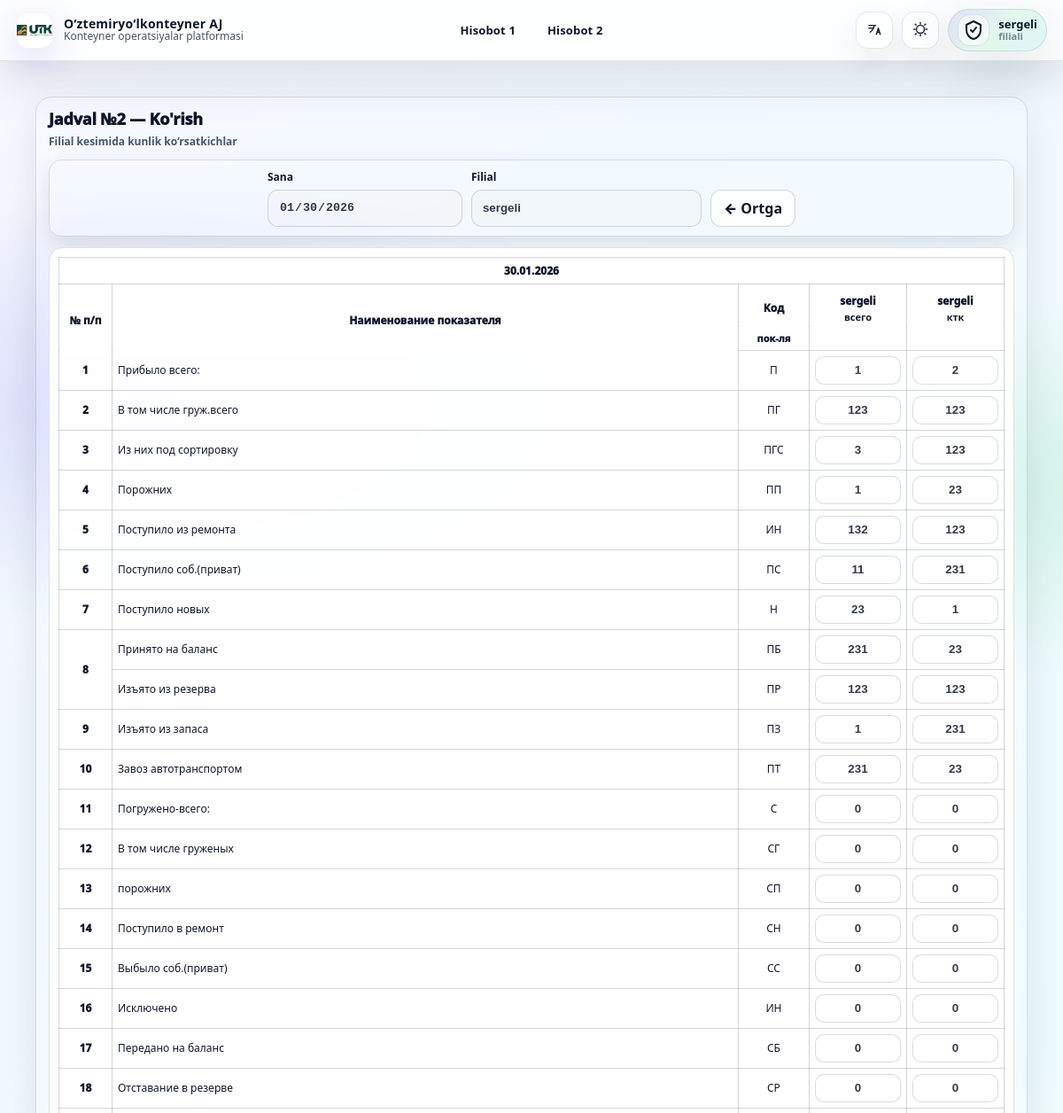
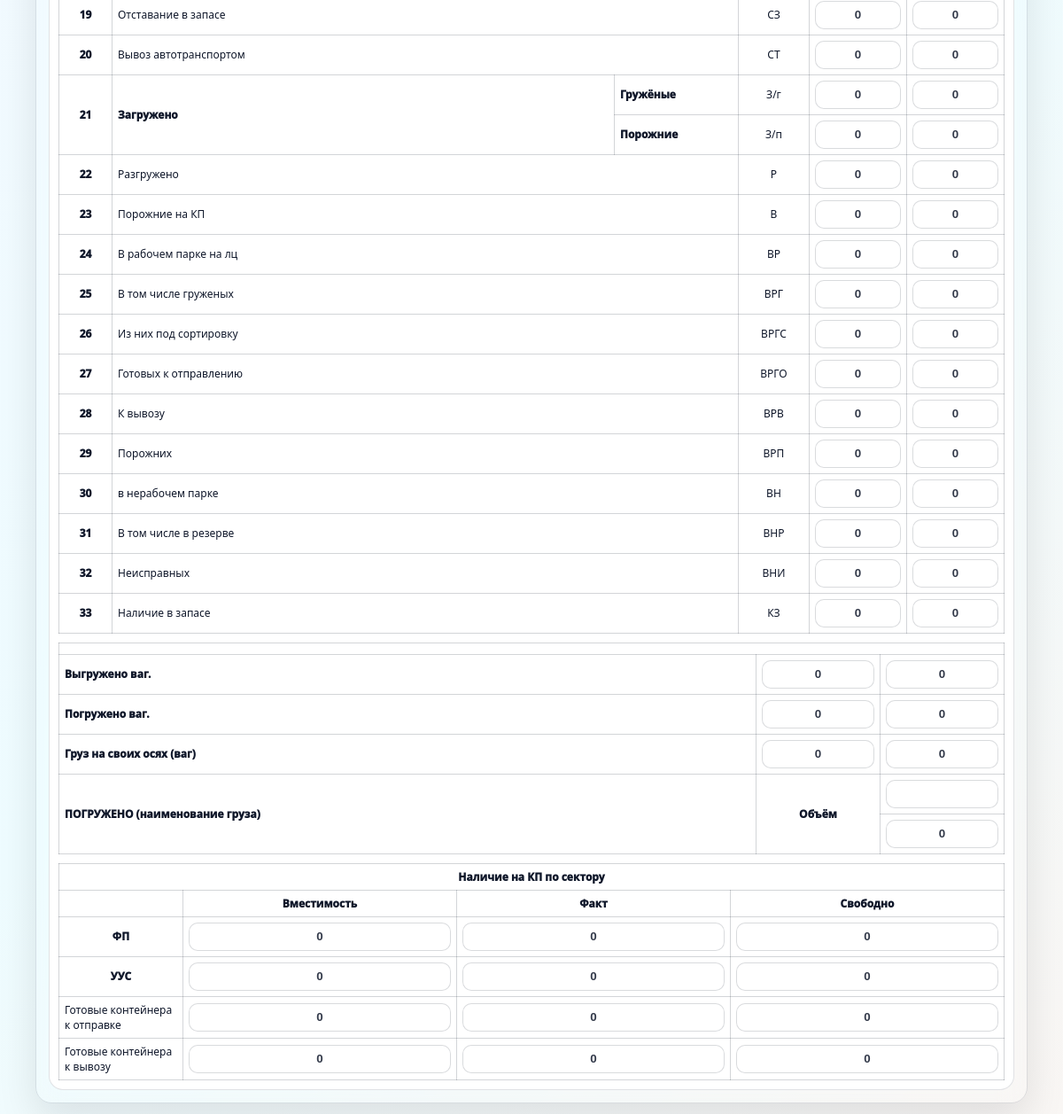
The page /station/table-2/view/2026-01-30/ (signed in) on the database its author committed (2 pictures, top to bottom).
### reports/models.py (models this page shows, shortened)
class StationDailyTable2(models.Model):
    station_user = models.ForeignKey(
        User,
        on_delete=models.CASCADE,
        related_name='station_table2_reports'
    )
    date = models.DateField(null=True,blank=True)
    data = models.JSONField(default=dict, blank=True)
    submitted_at = models.DateTimeField(null=True, blank=True, auto_now_add=True)
    class Meta:
        unique_together = ('station_user', 'date')
        ordering = ['-date']

### reports/views.py (the view)
# urls.py: path('station/table-2/view/<str:date_str>/', station_table_2_view, name='station_table_2_view'),
@login_required
def station_table_2_view(request, date_str):
    if request.user.is_staff or request.user.is_superuser:
        return redirect("admin_table2_reports")
    d = _parse_date(date_str)
    obj = StationDailyTable2.objects.filter(station_user=request.user, date=d).first()
    return render(request, "station_table_2_create.html", {
        "date": d,
        "obj": obj,
        "station_name": request.user.username,
        "rows_def": TABLE2_ROWS,
        "mode": "view",
        "bottom": TABLE2_BOTTOM_FIELDS,
        "r22_keys": {
            "g_total": R22_G_TOTAL, "g_ktk": R22_G_KTK,
            "p_total": R22_P_TOTAL, "p_ktk": R22_P_KTK,
        }
    })

### templates/station_table_2_create.html (shortened to what this page needs)
{% extends "base.html" %}
{% load report_extras %}
{% block content %}
<div class="t2-page">
  <div class="t2-shell">
    <div class="t2-card">
      <div class="t2-head">
        <div>
          <h2 class="t2-title">
            Jadval №2 — {% if mode == 'view' %}Ko'rish{% else %}Yaratish/Tahrirlash{% endif %}
          </h2>
          <div class="t2-sub">Filial kesimida kunlik ko‘rsatkichlar</div>
        </div>
      </div>
      <form id="t2form" method="post">
        <div class="t2-controls">
          <div class="t2-field">
            <label>Sana</label>
            <input class="t2-input" type="date" name="date" value="{{ date|date:'Y-m-d' }}" {% if mode == 'view' %}disabled{% endif %}>
          </div>
          <div class="t2-field" style="min-width:260px;">
            <label>Filial</label>
            <input class="t2-input" value="{{ station_name }}" disabled>
          </div>
          <div class="t2-actions">
            <a href="{% url 'station_table_2_list' %}" class="t2-btn">← Ortga</a>
          </div>
        </div>
        <div class="t2-wrap">
          <table class="t2-table">
            <colgroup>
              <col style="width:60px;">
              <col>
              <col style="width:140px;">
              <col style="width:80px;">
              <col style="width:110px;">
              <col style="width:110px;">
            </colgroup>
            <thead>
              <tr><th colspan="6" class="t2-headDate">{{ date|date:"d.m.Y" }}</th></tr>
              <tr>
                <th class="t2-center t2-bold" rowspan="2">№ п/п</th>
                <th class="t2-center t2-bold" colspan="2" rowspan="2">Наименование показателя</th>
                <th class="t2-center t2-bold">Код</th>
                <th class="t2-center t2-bold">{{ station_name }}<div style="font-size:11px;font-weight:900;margin-top:2px;">всего</div></th>
                <th class="t2-center t2-bold">{{ station_name }}<div style="font-size:11px;font-weight:900;margin-top:2px;">ктк</div></th>
              </tr>
              <tr>
                <th class="t2-center t2-bold" style="font-size:11px;">пок-ля</th>
                <th class="t2-center t2-bold" style="font-size:11px;"></th>
                <th class="t2-center t2-bold" style="font-size:11px;"></th>
              </tr>
            </thead>
            <tbody>
              {% for n,label,code,k_total,k_ktk in rows_def %}
                {% if n == 8 %}
                  <tr>
                    <td class="t2-center t2-bold" rowspan="2">8</td>
                    <td colspan="2">{{ label }}</td>
                    <td class="t2-center">{{ code }}</td>
                    <td class="t2-center"><input class="t2-cell-input" name="{{ k_total }}" value="{{ obj|data_val:k_total }}" {% if mode == 'view' %}disabled{% endif %}></td>
                    <td class="t2-center"><input class="t2-cell-input" name="{{ k_ktk }}" value="{{ obj|data_val:k_ktk }}" {% if mode == 'view' %}disabled{% endif %}></td>
                  </tr>
                  {% for n2,label2,code2,k_total2,k_ktk2 in rows_def %}
                    {% if n2 == 9 %}
                      <tr>
                        <td colspan="2">{{ label2 }}</td>
                        <td class="t2-center">{{ code2 }}</td>
                        <td class="t2-center"><input class="t2-cell-input" name="{{ k_total2 }}" value="{{ obj|data_val:k_total2 }}" {% if mode == 'view' %}disabled{% endif %}></td>
                        <td class="t2-center"><input class="t2-cell-input" name="{{ k_ktk2 }}" value="{{ obj|data_val:k_ktk2 }}" {% if mode == 'view' %}disabled{% endif %}></td>
                      </tr>
                    {% endif %}
                  {% endfor %}
                {% elif n == 9 %}
                {% elif n == 22 %}
                  <tr>
                    <td class="t2-center t2-bold" rowspan="2">21</td>
                    <td class="t2-bold" rowspan="2">Загружено</td>
                    <td class="t2-bold">Гружёные</td>
                    <td class="t2-center">З/г</td>
                    <td class="t2-center"><input class="t2-cell-input" name="{{ k_total }}" value="{{ obj|data_val:k_total }}" {% if mode == 'view' %}disabled{% endif %}></td>
                    <td class="t2-center"><input class="t2-cell-input" name="{{ k_ktk }}" value="{{ obj|data_val:k_ktk }}" {% if mode == 'view' %}disabled{% endif %}></td>
                  </tr>
                  <tr>
                    <td class="t2-bold">Порожние</td>
                    <td class="t2-center">З/п</td>
                    <td class="t2-center"><input class="t2-cell-input" name="r22p_total" value="{{ obj|data_val:'r22p_total' }}" {% if mode == 'view' %}disabled{% endif %}></td>
                    <td class="t2-center"><input class="t2-cell-input" name="r22p_ktk" value="{{ obj|data_val:'r22p_ktk' }}" {% if mode == 'view' %}disabled{% endif %}></td>
                  </tr>
                {% else %}
                  <tr>
                    <td class="t2-center t2-bold">{% if n >= 10 %}{{ n|add:"-1" }}{% else %}{{ n }}{% endif %}</td>
                    <td colspan="2">{{ label }}</td>
                    <td class="t2-center">{{ code }}</td>
                    <td class="t2-center"><input class="t2-cell-input" name="{{ k_total }}" value="{{ obj|data_val:k_total }}" {% if mode == 'view' %}disabled{% endif %}></td>
                    <td class="t2-center"><input class="t2-cell-input" name="{{ k_ktk }}" value="{{ obj|data_val:k_ktk }}" {% if mode == 'view' %}disabled{% endif %}></td>
                  </tr>
                {% endif %}
              {% endfor %}
            </tbody>
          </table>
          <table class="t2-table" style="margin-top:10px; min-width: 740px;">
            <colgroup><col><col style="width:140px;"><col style="width:140px;"></colgroup>
            <thead><tr><th colspan="3" class="t2-secTitle"></th></tr></thead>
            <tbody>
              <tr>
                <td class="t2-bold">Выгружено ваг.</td>
                <td class="t2-center"><input class="t2-cell-input" name="{{ bottom.vygr_wag_ktk }}" value="{{ obj|data_val:bottom.vygr_wag_ktk }}" {% if mode == 'view' %}disabled{% endif %}></td>
                <td class="t2-center"><input class="t2-cell-input" name="{{ bottom.vygr_tonn }}" value="{{ obj|data_val:bottom.vygr_tonn }}" {% if mode == 'view' %}disabled{% endif %}></td>
              </tr>
              <tr>
                <td class="t2-bold">Погружено ваг.</td>
                <td class="t2-center"><input class="t2-cell-input" name="{{ bottom.pogr_wag_ktk }}" value="{{ obj|data_val:bottom.pogr_wag_ktk }}" {% if mode == 'view' %}disabled{% endif %}></td>
                <td class="t2-center"><input class="t2-cell-input" name="{{ bottom.pogr_tonn }}" value="{{ obj|data_val:bottom.pogr_tonn }}" {% if mode == 'view' %}disabled{% endif %}></td>
              </tr>
              <tr>
                <td class="t2-danger">Груз на своих осях (ваг)</td>
                <td class="t2-center"><input class="t2-cell-input" name="{{ bottom.os_wag_ktk }}" value="{{ obj|data_val:bottom.os_wag_ktk }}" {% if mode == 'view' %}disabled{% endif %}></td>
                <td class="t2-center"><input class="t2-cell-input" name="{{ bottom.os_tonn }}" value="{{ obj|data_val:bottom.os_tonn }}" {% if mode == 'view' %}disabled{% endif %}></td>
              </tr>
              <tr>
                <td rowspan="2" class="t2-bold">ПОГРУЖЕНО (наименование груза)</td>
                <td rowspan="2" class="t2-center t2-bold">Объём</td>
                <td class="t2-center"><input class="t2-cell-input" name="{{ bottom.cargo_name }}" value="{{ obj|data_val:bottom.cargo_name }}" {% if mode == 'view' %}disabled{% endif %}></td>
              </tr>
              <tr>
                <td class="t2-center"><input class="t2-cell-input" name="{{ bottom.cargo_volume }}" value="{{ obj|data_val:bottom.cargo_volume }}" {% if mode == 'view' %}disabled{% endif %}></td>
              </tr>
            </tbody>
          </table>
          <table class="t2-table" style="margin-top:10px; min-width: 760px;">
            <colgroup><col style="width:140px;"><col><col><col></colgroup>
            <thead>
              <tr><th colspan="4" class="t2-secTitle">Наличие на КП по сектору</th></tr>
              <tr>
                <th></th>
                <th class="t2-center t2-bold">Вместимость</th>
                <th class="t2-center t2-bold">Факт</th>
                <th class="t2-center t2-bold">Свободно</th>
              </tr>
            </thead>
            <tbody>
              <tr>
                <td class="t2-center t2-bold">ФП</td>
                <td class="t2-center"><input class="t2-cell-input" name="{{ bottom.kp_fp_capacity }}" value="{{ obj|data_val:bottom.kp_fp_capacity }}" {% if mode == 'view' %}disabled{% endif %}></td>
                <td class="t2-center"><input class="t2-cell-input" name="{{ bottom.kp_fp_fact }}" value="{{ obj|data_val:bottom.kp_fp_fact }}" {% if mode == 'view' %}disabled{% endif %}></td>
                <td class="t2-center"><input class="t2-cell-input" name="{{ bottom.kp_fp_free }}" value="{{ obj|data_val:bottom.kp_fp_free }}" {% if mode == 'view' %}disabled{% endif %}></td>
              </tr>
              <tr>
                <td class="t2-center t2-bold">УУС</td>
                <td class="t2-center"><input class="t2-cell-input" name="{{ bottom.kp_uus_capacity }}" value="{{ obj|data_val:bottom.kp_uus_capacity }}" {% if mode == 'view' %}disabled{% endif %}></td>
                <td class="t2-center"><input class="t2-cell-input" name="{{ bottom.kp_uus_fact }}" value="{{ obj|data_val:bottom.kp_uus_fact }}" {% if mode == 'view' %}disabled{% endif %}></td>
                <td class="t2-center"><input class="t2-cell-input" name="{{ bottom.kp_uus_free }}" value="{{ obj|data_val:bottom.kp_uus_free }}" {% if mode == 'view' %}disabled{% endif %}></td>
              </tr>
              <tr>
                <td>Готовые контейнера к отправке</td>
                <td class="t2-center"><input class="t2-cell-input" name="{{ bottom.kp_ready_send_capacity }}" value="{{ obj|data_val:bottom.kp_ready_send_capacity }}" {% if mode == 'view' %}disabled{% endif %}></td>
                <td class="t2-center"><input class="t2-cell-input" name="{{ bottom.kp_ready_send_fact }}" value="{{ obj|data_val:bottom.kp_ready_send_fact }}" {% if mode == 'view' %}disabled{% endif %}></td>
                <td class="t2-center"><input class="t2-cell-input" name="{{ bottom.kp_ready_send_free }}" value="{{ obj|data_val:bottom.kp_ready_send_free }}" {% if mode == 'view' %}disabled{% endif %}></td>
              </tr>
              <tr>
                <td>Готовые контейнера к вывозу</td>
                <td class="t2-center"><input class="t2-cell-input" name="{{ bottom.kp_ready_autocar_capacity }}" value="{{ obj|data_val:bottom.kp_ready_autocar_capacity }}" {% if mode == 'view' %}disabled{% endif %}></td>
                <td class="t2-center"><input class="t2-cell-input" name="{{ bottom.kp_ready_autocar_fact }}" value="{{ obj|data_val:bottom.kp_ready_autocar_fact }}" {% if mode == 'view' %}disabled{% endif %}></td>
                <td class="t2-center"><input class="t2-cell-input" name="{{ bottom.kp_ready_autocar_free }}" value="{{ obj|data_val:bottom.kp_ready_autocar_free }}" {% if mode == 'view' %}disabled{% endif %}></td>
              </tr>
            </tbody>
          </table>
        </div>
      </form>
    </div>
  </div>
</div>
{% endblock %}

### templates/base.html (shortened to what this page needs)
{% load static %}
<!doctype html>
<html lang="uz" data-theme="light" data-lang="uz">
<head>
  <link rel="stylesheet" href="https://cdnjs.cloudflare.com/ajax/libs/font-awesome/6.5.0/css/all.min.css">
  <link rel="stylesheet" href="{% static 'css/base.css' %}">
</head>
<body>
  <header class="topbar">
    <div class="wrap topbar-inner">
      {% if user.is_authenticated %}
      <div class="brand">
        <img class="brand-logo" src="{% static 'images/UTKlogo.png' %}" alt="Logo">
        <div class="brand-name">
          <b data-i18n="brand">O‘ztemiryo‘lkonteyner AJ</b>
          <span data-i18n="subtitle">Konteyner operatsiyalar platformasi</span>
        </div>
      </div>
      <div class="nav-wrap" id="navWrap">
        <nav class="center-nav" id="centerNav" aria-label="Main navigation">
          {% if user.is_staff or user.is_superuser %}
            <a class="nav-link" href="/admin-panel/settings/" data-i18n="dash" style="color: rgb(154, 181, 206);">Dashboard</a>
            <a class="nav-link" href="/admin-panel/table-1/" data-i18n="r1">Hisobot 1</a>
            <a class="nav-link" href="{% url 'admin_table2_reports' %}" data-i18n="r2">Hisobot 2</a>
            <a class="nav-link" href="#" data-i18n="q" style="color: rgb(154, 181, 206);">Kvartalniy</a>
            <a class="nav-link" href="/admin-panel/stations/" data-i18n="branches">Filiallar</a>
          {% else %}
            <a class="nav-link" href="/station/table-1/" data-i18n="r1">Hisobot 1</a>
            <a class="nav-link" href="/station/table-2/" data-i18n="r2">Hisobot 2</a>
          {% endif %}
        </nav>
      </div>
      <div class="right-tools">
        <button class="icon-btn" id="langBtn" type="button" title="Til / Язык">
        </button>
        <button class="icon-btn" id="themeBtn" type="button" title="Tungi / Kunduzgi">
          <span id="themeIconHolder"></span>
        </button>
        <div class="admin-wrap">
          <div class="admin-pill" id="adminToggle" role="button" tabindex="0">
            <div class="admin-badge" aria-hidden="true">
              <svg viewBox="0 0 24 24" fill="none">
                <path d="M12 2l8 4v6c0 5-3.5 9-8 10-4.5-1-8-5-8-10V6l8-4Z"
                      stroke="currentColor" stroke-width="2" stroke-linejoin="round"/>
                <path d="M9 12l2 2 4-5"
                      stroke="currentColor" stroke-width="2" stroke-linecap="round"/>
              </svg>
            </div>
            {% if user.is_staff or user.is_superuser %}
              <div class="admin-text">
                <b data-i18n="admin">ADMIN</b>
                <span data-i18n="account">Hisob</span>
              </div>
            {% else %}
              <div class="admin-text">
                <b class="station-name">{{ user.username }}</b>
                <span class="station-sub" data-i18n="user">Filial</span>
              </div>
            {% endif %}
          </div>
        </div>
      </div>
      {% endif %}
    </div>
  </header>
  <main class="page">
    {% block content %}{% endblock %}
  </main>
</body>
</html>

### rows shown on the page
StationDailyTable2: rows_def "1" "123" "3" "1" "132" "11" "23" "1" "231" "0" "0" "0" "0" "0" "0" "0" "0" "0" "0" "0" "0" "0" "0" "0" "0" "0" "0" "0" "0" "0" "0", rows_def "2" "123" "123" "23" "123" "231" "1" "231" "23" "0" "0" "0" "0" "0" "0" "0" "0" "0" "0" "0" "0" "0" "0" "0" "0" "0" "0" "0" "0" "0" "0", rows_def "231", rows_def "23", rows_def "123", rows_def "123", rows_def "0", rows_def "0", rows_def "0", rows_def "0", vygr_wag_ktk "0", vygr_tonn "0", pogr_wag_ktk "0", pogr_tonn "0", os_wag_ktk "0", os_tonn "0", cargo_volume "0", kp_fp_capacity "0", kp_fp_fact "0", kp_fp_free "0", kp_uus_capacity "0", kp_uus_fact "0", kp_uus_free "0", kp_ready_send_capacity "0", kp_ready_send_fact "0", kp_ready_send_free "0", kp_ready_autocar_capacity "0", kp_ready_autocar_fact "0", kp_ready_autocar_free "0"

### other values the page prints
{{ user.username }} "sergeli"
{{ date|date:"d.m.Y" }} "30.01.2026"
{{ station_name }} "sergeli"
{{ n }} "1" "2" "3" "4" "5" "6" "7"
{{ label }} "Прибыло всего:" "В том числе груж.всего" "Из них под сортировку" "Порожних" "Поступило из ремонта" "Поступило соб.(приват)" "Поступило новых" "Изъято из запаса" "Завоз автотранспортом" "Погружено-всего:" "В том числе груженых" "порожних" "Поступило в ремонт" "Выбыло соб.(приват)" "Исключено" "Передано на баланс" "Отставание в резерве" "Отставание в запасе" "Вывоз автотранспортом" "Разгружено" "Порожние на КП" "В рабочем парке на лц" "В том числе груженых" "Из них под сортировку" "Готовых к отправлению" "К вывозу" "Порожних" "в нерабочем парке" "В том числе в резерве" "Неисправных" "Наличие в запасе"
{{ code }} "П" "ПГ" "ПГС" "ПП" "ИН" "ПС" "Н" "ПЗ" "ПТ" "С" "СГ" "СП" "СН" "СС" "ИН" "СБ" "СР" "СЗ" "СТ" "Р" "В" "ВР" "ВРГ" "ВРГС" "ВРГО" "ВРВ" "ВРП" "ВН" "ВНР" "ВНИ" "КЗ"
{{ label }} "Принято на баланс"
{{ code }} "ПБ"
{{ label2 }} "Изъято из резерва"
{{ code2 }} "ПР"
{{ n|add:"-1" }} "9" "10" "11" "12" "13" "14" "15" "16" "17" "18" "19" "20" "22" "23" "24" "25" "26" "27" "28" "29" "30" "31" "32" "33"
